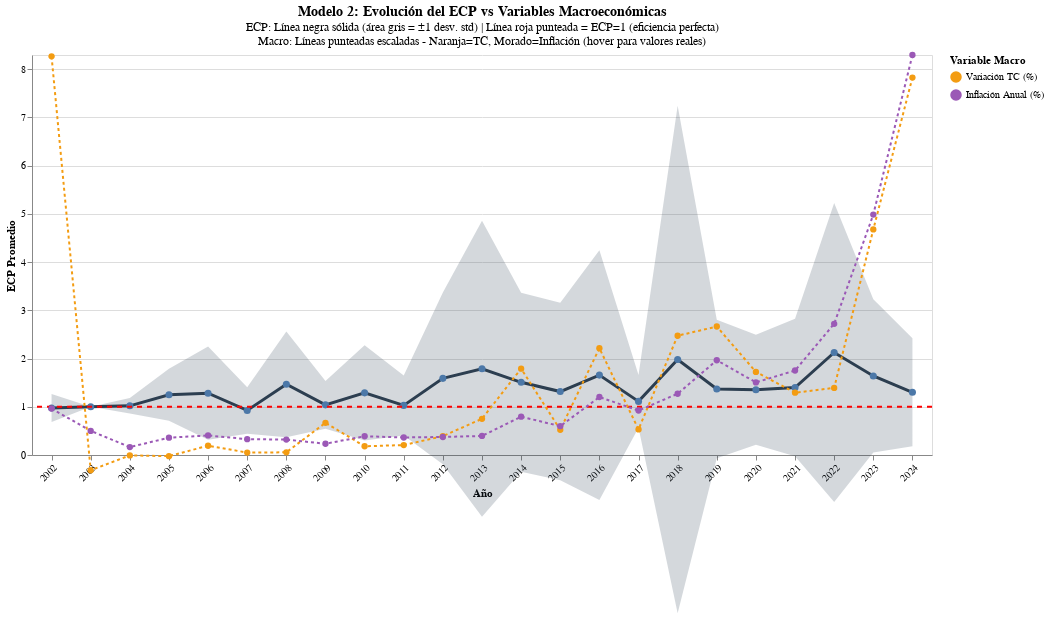

The notebook cell this image was saved under:
### Markdown cell above
## Insights Modelo 2 - Regresión/Clasificación de Eficiencia (ECP)

### Code cell
# ====================================================================
# VISUALIZACIÓN CORREGIDA: ECP + VARIABLES MACRO (AJUSTADA v2)
# ====================================================================

import altair as alt
import pandas as pd

# ══════════════════════════════════════════════════════════════════
# PREPARAR DATOS
# ══════════════════════════════════════════════════════════════════

# ECP por año
ecp_por_anio = df_modelo2.groupby('anio').agg({
    'ECP': ['mean', 'median', 'std', 'count']
}).reset_index()
ecp_por_anio.columns = ['anio', 'ecp_promedio', 'ecp_mediana', 'ecp_std', 'cantidad']

# Variables macro por año
macro_por_anio = df_modelo2.groupby('anio').agg({
    'tc_variacion_pct': 'first',
    'inflacion_anual_pct': 'first'
}).reset_index()

# Merge
datos_completos = ecp_por_anio.merge(macro_por_anio, on='anio')

# ══════════════════════════════════════════════════════════════════
# CALCULAR RANGO DINÁMICO PARA ECP
# ══════════════════════════════════════════════════════════════════

# Calcular límites de la banda (promedio ± std)
datos_completos['ecp_lower'] = datos_completos['ecp_promedio'] - datos_completos['ecp_std']
datos_completos['ecp_upper'] = datos_completos['ecp_promedio'] + datos_completos['ecp_std']

# Encontrar el rango total necesario
ecp_min_data = datos_completos['ecp_lower'].min()
ecp_max_data = datos_completos['ecp_upper'].max()

# Agregar margen del 10%
margen = (ecp_max_data - ecp_min_data) * 0.1
ecp_domain_min = max(0, ecp_min_data - margen)  # No menor a 0
ecp_domain_max = ecp_max_data + margen

print(f"📊 Rango ECP calculado: [{ecp_domain_min:.2f}, {ecp_domain_max:.2f}]")

# ══════════════════════════════════════════════════════════════════
# ESCALAR VARIABLES MACRO AL RANGO DE ECP
# ══════════════════════════════════════════════════════════════════

max_tc = datos_completos['tc_variacion_pct'].max()
max_inf = datos_completos['inflacion_anual_pct'].max()
max_macro = max(max_tc, max_inf)

# Escalar al rango del ECP
factor_escala = ecp_domain_max / max_macro

datos_completos['tc_escalado'] = datos_completos['tc_variacion_pct'] * factor_escala
datos_completos['inf_escalado'] = datos_completos['inflacion_anual_pct'] * factor_escala

print(f"📊 Factor de escala macro: {factor_escala:.4f}")
print(f"   (TC max {max_tc:.1f}% → {max_tc * factor_escala:.2f} en escala ECP)")

# ══════════════════════════════════════════════════════════════════
# GRÁFICO 1: BANDA DE DESVIACIÓN DEL ECP
# ══════════════════════════════════════════════════════════════════

band_ecp = alt.Chart(datos_completos).mark_area(
    opacity=0.2, 
    color='#2c3e50'
).encode(
    x=alt.X('anio:O', title='Año', axis=alt.Axis(labelAngle=-45)),
    y=alt.Y('ecp_lower:Q', 
            title='ECP Promedio',
            scale=alt.Scale(domain=[ecp_domain_min, ecp_domain_max])),
    y2='ecp_upper:Q'
)

# ══════════════════════════════════════════════════════════════════
# GRÁFICO 2: LÍNEA DE ECP PROMEDIO
# ══════════════════════════════════════════════════════════════════

line_ecp = alt.Chart(datos_completos).mark_line(
    point=alt.OverlayMarkDef(filled=True, size=50),
    size=3, 
    color='#2c3e50'
).encode(
    x=alt.X('anio:O'),
    y=alt.Y('ecp_promedio:Q', scale=alt.Scale(domain=[ecp_domain_min, ecp_domain_max])),
    tooltip=[
        alt.Tooltip('anio:O', title='Año'),
        alt.Tooltip('ecp_promedio:Q', format='.3f', title='ECP Promedio'),
        alt.Tooltip('ecp_std:Q', format='.3f', title='Desv. Std'),
        alt.Tooltip('cantidad:Q', title='N registros')
    ]
)

# ══════════════════════════════════════════════════════════════════
# GRÁFICO 3: LÍNEA DE REFERENCIA ECP = 1
# ══════════════════════════════════════════════════════════════════

rule_ecp = alt.Chart(pd.DataFrame({'y': [1]})).mark_rule(
    strokeDash=[5, 5], 
    color='red', 
    size=2
).encode(
    y=alt.Y('y:Q', scale=alt.Scale(domain=[ecp_domain_min, ecp_domain_max]))
)

# ══════════════════════════════════════════════════════════════════
# GRÁFICO 4: VARIABLES MACRO ESCALADAS
# ══════════════════════════════════════════════════════════════════

# Reshape para formato largo
macro_long = datos_completos.melt(
    id_vars=['anio', 'tc_variacion_pct', 'inflacion_anual_pct'],
    value_vars=['tc_escalado', 'inf_escalado'],
    var_name='variable',
    value_name='valor_escalado'
)

macro_long['variable_nombre'] = macro_long['variable'].map({
    'tc_escalado': 'Variación TC (%)',
    'inf_escalado': 'Inflación Anual (%)'
})

lines_macro = alt.Chart(macro_long).mark_line(
    point=alt.OverlayMarkDef(filled=True, size=40),
    size=2,
    strokeDash=[3, 3]
).encode(
    x=alt.X('anio:O'),
    y=alt.Y('valor_escalado:Q', 
            scale=alt.Scale(domain=[ecp_domain_min, ecp_domain_max])),
    color=alt.Color('variable_nombre:N',
                    title='Variable Macro',
                    scale=alt.Scale(
                        domain=['Variación TC (%)', 'Inflación Anual (%)'],
                        range=['#f39c12', '#9b59b6']
                    ),
                    legend=alt.Legend(orient='right')),
    tooltip=[
        alt.Tooltip('anio:O', title='Año'),
        alt.Tooltip('variable_nombre:N', title='Variable'),
        alt.Tooltip('tc_variacion_pct:Q', format='.1f', title='Var TC real (%)'),
        alt.Tooltip('inflacion_anual_pct:Q', format='.1f', title='Inflación real (%)')
    ]
)

# ══════════════════════════════════════════════════════════════════
# COMBINAR TODO
# ══════════════════════════════════════════════════════════════════

chart_combinado = (band_ecp + line_ecp + rule_ecp + lines_macro).properties(
    width=900,
    height=400,
    title=alt.TitleParams(
        text='Modelo 2: Evolución del ECP vs Variables Macroeconómicas',
        fontSize=14,
        fontWeight='bold',
        subtitle=[
            'ECP: Línea negra sólida (área gris = ±1 desv. std) | Línea roja punteada = ECP=1 (eficiencia perfecta)',
            'Macro: Líneas punteadas escaladas - Naranja=TC, Morado=Inflación (hover para valores reales)'
        ]
    )
)

chart_combinado

### Figure 1 — Vega-Lite specification as saved in the notebook (floating-point values rounded to 4 significant figures)
{"config": {"view": {"continuousWidth": 300, "continuousHeight": 300}}, "layer": [{"mark": {"type": "area", "color": "#2c3e50", "opacity": 0.2}, "encoding": {"x": {"axis": {"labelAngle": -45}, "field": "anio", "title": "Año", "type": "ordinal"}, "y": {"field": "ecp_lower", "scale": {"domain": [0, 8.293]}, "title": "ECP Promedio", "type": "quantitative"}, "y2": {"field": "ecp_upper"}}}, {"mark": {"type": "line", "color": "#2c3e50", "point": {"filled": true, "size": 50}, "size": 3}, "encoding": {"tooltip": [{"field": "anio", "title": "Año", "type": "ordinal"}, {"field": "ecp_promedio", "format": ".3f", "title": "ECP Promedio", "type": "quantitative"}, {"field": "ecp_std", "format": ".3f", "title": "Desv. Std", "type": "quantitative"}, {"field": "cantidad", "title": "N registros", "type": "quantitative"}], "x": {"field": "anio", "type": "ordinal"}, "y": {"field": "ecp_promedio", "scale": {"domain": [0, 8.293]}, "type": "quantitative"}}}, {"data": {"name": "data-719260942a763224059a586657358545"}, "mark": {"type": "rule", "color": "red", "size": 2, "strokeDash": [5, 5]}, "encoding": {"y": {"field": "y", "scale": {"domain": [0, 8.293]}, "type": "quantitative"}}}, {"data": {"name": "data-2895f77d8bd58bce63f048356fcfbfaa"}, "mark": {"type": "line", "point": {"filled": true, "size": 40}, "size": 2, "strokeDash": [3, 3]}, "encoding": {"color": {"field": "variable_nombre", "legend": {"orient": "right"}, "scale": {"domain": ["Variación TC (%)", "Inflación Anual (%)"], "range": ["#f39c12", "#9b59b6"]}, "title": "Variable Macro", "type": "nominal"}, "tooltip": [{"field": "anio", "title": "Año", "type": "ordinal"}, {"field": "variable_nombre", "title": "Variable", "type": "nominal"}, {"field": "tc_variacion_pct", "format": ".1f", "title": "Var TC real (%)", "type": "quantitative"}, {"field": "inflacion_anual_pct", "format": ".1f", "title": "Inflación real (%)", "type": "quantitative"}], "x": {"field": "anio", "type": "ordinal"}, "y": {"field": "valor_escalado", "scale": {"domain": [0, 8.293]}, "type": "quantitative"}}}], "data": {"name": "data-7efa89f48b97048b57cde5f427912628"}, "height": 400, "title": {"text": "Modelo 2: Evolución del ECP vs Variables Macroeconómicas", "fontSize": 14, "fontWeight": "bold", "subtitle": ["ECP: Línea negra sólida (área gris = ±1 desv. std) | Línea roja punteada = ECP=1 (eficiencia perfecta)", "Macro: Líneas punteadas escaladas - Naranja=TC, Morado=Inflación (hover para valores reales)"]}, "width": 900, "$schema": "https://vega.github.io/schema/vega-lite/v5.20.1.json", "datasets": {"data-7efa89f48b97048b57cde5f427912628": [{"anio": 2002, "ecp_promedio": 0.9746, "ecp_mediana": 1.0, "ecp_std": 0.2902, "cantidad": 11, "tc_variacion_pct": 222.2, "inflacion_anual_pct": 25.87, "ecp_lower": 0.6844, "ecp_upper": 1.265, "tc_escalado": 8.265, "inf_escalado": 0.962}, {"anio": 2003, "ecp_promedio": 1.0, "ecp_mediana": 1.0, "ecp_std": 0.0, "cantidad": 14, "tc_variacion_pct": -8.487, "inflacion_anual_pct": 13.44, "ecp_lower": 1.0, "ecp_upper": 1.0, "tc_escalado": -0.3156, "inf_escalado": 0.4999}, {"anio": 2004, "ecp_promedio": 1.019, "ecp_mediana": 1.0, "ecp_std": 0.1601, "cantidad": 13, "tc_variacion_pct": -0.2327, "inflacion_anual_pct": 4.416, "ecp_lower": 0.8591, "ecp_upper": 1.179, "tc_escalado": -0.008652, "inf_escalado": 0.1642}, {"anio": 2005, "ecp_promedio": 1.249, "ecp_mediana": 1.0, "ecp_std": 0.5401, "cantidad": 9, "tc_variacion_pct": -0.639, "inflacion_anual_pct": 9.642, "ecp_lower": 0.7091, "ecp_upper": 1.789, "tc_escalado": -0.02376, "inf_escalado": 0.3586}, {"anio": 2006, "ecp_promedio": 1.281, "ecp_mediana": 1.0, "ecp_std": 0.9668, "cantidad": 23, "tc_variacion_pct": 5.176, "inflacion_anual_pct": 10.9, "ecp_lower": 0.3137, "ecp_upper": 2.247, "tc_escalado": 0.1925, "inf_escalado": 0.4052}, {"anio": 2007, "ecp_promedio": 0.9244, "ecp_mediana": 1.0, "ecp_std": 0.4817, "cantidad": 20, "tc_variacion_pct": 1.346, "inflacion_anual_pct": 8.834, "ecp_lower": 0.4427, "ecp_upper": 1.406, "tc_escalado": 0.05007, "inf_escalado": 0.3285}, {"anio": 2008, "ecp_promedio": 1.466, "ecp_mediana": 1.0, "ecp_std": 1.096, "cantidad": 31, "tc_variacion_pct": 1.5, "inflacion_anual_pct": 8.584, "ecp_lower": 0.37, "ecp_upper": 2.562, "tc_escalado": 0.05577, "inf_escalado": 0.3192}, {"anio": 2009, "ecp_promedio": 1.039, "ecp_mediana": 1.0, "ecp_std": 0.4934, "cantidad": 27, "tc_variacion_pct": 17.95, "inflacion_anual_pct": 6.271, "ecp_lower": 0.5458, "ecp_upper": 1.533, "tc_escalado": 0.6676, "inf_escalado": 0.2332}, {"anio": 2010, "ecp_promedio": 1.288, "ecp_mediana": 1.0, "ecp_std": 0.9863, "cantidad": 34, "tc_variacion_pct": 4.889, "inflacion_anual_pct": 10.46, "ecp_lower": 0.3018, "ecp_upper": 2.274, "tc_escalado": 0.1818, "inf_escalado": 0.389}, {"anio": 2011, "ecp_promedio": 1.028, "ecp_mediana": 1.0, "ecp_std": 0.6217, "cantidad": 31, "tc_variacion_pct": 5.512, "inflacion_anual_pct": 9.775, "ecp_lower": 0.4066, "ecp_upper": 1.65, "tc_escalado": 0.205, "inf_escalado": 0.3635}, {"anio": 2012, "ecp_promedio": 1.589, "ecp_mediana": 1.0, "ecp_std": 1.78, "cantidad": 35, "tc_variacion_pct": 10.52, "inflacion_anual_pct": 10.04, "ecp_lower": -0.1914, "ecp_upper": 3.37, "tc_escalado": 0.3911, "inf_escalado": 0.3735}, {"anio": 2013, "ecp_promedio": 1.789, "ecp_mediana": 1.0, "ecp_std": 3.066, "cantidad": 43, "tc_variacion_pct": 20.18, "inflacion_anual_pct": 10.62, "ecp_lower": -1.278, "ecp_upper": 4.855, "tc_escalado": 0.7506, "inf_escalado": 0.3949}, {"anio": 2014, "ecp_promedio": 1.507, "ecp_mediana": 1.0, "ecp_std": 1.854, "cantidad": 64, "tc_variacion_pct": 48.14, "inflacion_anual_pct": 21.36, "ecp_lower": -0.347, "ecp_upper": 3.361, "tc_escalado": 1.79, "inf_escalado": 0.7943}, {"anio": 2015, "ecp_promedio": 1.315, "ecp_mediana": 1.0, "ecp_std": 1.84, "cantidad": 59, "tc_variacion_pct": 14.09, "inflacion_anual_pct": 16.07, "ecp_lower": -0.5243, "ecp_upper": 3.155, "tc_escalado": 0.5239, "inf_escalado": 0.5977}, {"anio": 2016, "ecp_promedio": 1.656, "ecp_mediana": 1.0, "ecp_std": 2.587, "cantidad": 51, "tc_variacion_pct": 59.53, "inflacion_anual_pct": 32.32, "ecp_lower": -0.931, "ecp_upper": 4.243, "tc_escalado": 2.214, "inf_escalado": 1.202}, {"anio": 2017, "ecp_promedio": 1.111, "ecp_mediana": 1.0, "ecp_std": 0.5482, "cantidad": 32, "tc_variacion_pct": 14.28, "inflacion_anual_pct": 24.79, "ecp_lower": 0.5632, "ecp_upper": 1.66, "tc_escalado": 0.5312, "inf_escalado": 0.922}, {"anio": 2018, "ecp_promedio": 1.981, "ecp_mediana": 1.0, "ecp_std": 5.26, "cantidad": 38, "tc_variacion_pct": 66.49, "inflacion_anual_pct": 34.15, "ecp_lower": -3.279, "ecp_upper": 7.241, "tc_escalado": 2.473, "inf_escalado": 1.27}, {"anio": 2019, "ecp_promedio": 1.368, "ecp_mediana": 1.0, "ecp_std": 1.437, "cantidad": 39, "tc_variacion_pct": 71.62, "inflacion_anual_pct": 52.8, "ecp_lower": -0.06821, "ecp_upper": 2.805, "tc_escalado": 2.663, "inf_escalado": 1.964}, {"anio": 2020, "ecp_promedio": 1.351, "ecp_mediana": 1.0, "ecp_std": 1.14, "cantidad": 37, "tc_variacion_pct": 46.34, "inflacion_anual_pct": 40.48, "ecp_lower": 0.211, "ecp_upper": 2.491, "tc_escalado": 1.723, "inf_escalado": 1.505}, {"anio": 2021, "ecp_promedio": 1.398, "ecp_mediana": 1.0, "ecp_std": 1.426, "cantidad": 75, "tc_variacion_pct": 34.73, "inflacion_anual_pct": 47.1, "ecp_lower": -0.02819, "ecp_upper": 2.824, "tc_escalado": 1.291, "inf_escalado": 1.752}, {"anio": 2022, "ecp_promedio": 2.125, "ecp_mediana": 1.0, "ecp_std": 3.098, "cantidad": 121, "tc_variacion_pct": 37.42, "inflacion_anual_pct": 73.13, "ecp_lower": -0.9727, "ecp_upper": 5.222, "tc_escalado": 1.392, "inf_escalado": 2.719}, {"anio": 2023, "ecp_promedio": 1.639, "ecp_mediana": 1.0, "ecp_std": 1.588, "cantidad": 116, "tc_variacion_pct": 125.7, "inflacion_anual_pct": 134.0, "ecp_lower": 0.05019, "ecp_upper": 3.227, "tc_escalado": 4.676, "inf_escalado": 4.985}, {"anio": 2024, "ecp_promedio": 1.3, "ecp_mediana": 1.0, "ecp_std": 1.121, "cantidad": 90, "tc_variacion_pct": 210.4, "inflacion_anual_pct": 223.0, "ecp_lower": 0.1789, "ecp_upper": 2.421, "tc_escalado": 7.825, "inf_escalado": 8.293}], "data-719260942a763224059a586657358545": [{"y": 1}], "data-2895f77d8bd58bce63f048356fcfbfaa": [{"anio": 2002, "tc_variacion_pct": 222.2, "inflacion_anual_pct": 25.87, "variable": "tc_escalado", "valor_escalado": 8.265, "variable_nombre": "Variación TC (%)"}, {"anio": 2003, "tc_variacion_pct": -8.487, "inflacion_anual_pct": 13.44, "variable": "tc_escalado", "valor_escalado": -0.3156, "variable_nombre": "Variación TC (%)"}, {"anio": 2004, "tc_variacion_pct": -0.2327, "inflacion_anual_pct": 4.416, "variable": "tc_escalado", "valor_escalado": -0.008652, "variable_nombre": "Variación TC (%)"}, {"anio": 2005, "tc_variacion_pct": -0.639, "inflacion_anual_pct": 9.642, "variable": "tc_escalado", "valor_escalado": -0.02376, "variable_nombre": "Variación TC (%)"}, {"anio": 2006, "tc_variacion_pct": 5.176, "inflacion_anual_pct": 10.9, "variable": "tc_escalado", "valor_escalado": 0.1925, "variable_nombre": "Variación TC (%)"}, {"anio": 2007, "tc_variacion_pct": 1.346, "inflacion_anual_pct": 8.834, "variable": "tc_escalado", "valor_escalado": 0.05007, "variable_nombre": "Variación TC (%)"}, {"anio": 2008, "tc_variacion_pct": 1.5, "inflacion_anual_pct": 8.584, "variable": "tc_escalado", "valor_escalado": 0.05577, "variable_nombre": "Variación TC (%)"}, {"anio": 2009, "tc_variacion_pct": 17.95, "inflacion_anual_pct": 6.271, "variable": "tc_escalado", "valor_escalado": 0.6676, "variable_nombre": "Variación TC (%)"}, {"anio": 2010, "tc_variacion_pct": 4.889, "inflacion_anual_pct": 10.46, "variable": "tc_escalado", "valor_escalado": 0.1818, "variable_nombre": "Variación TC (%)"}, {"anio": 2011, "tc_variacion_pct": 5.512, "inflacion_anual_pct": 9.775, "variable": "tc_escalado", "valor_escalado": 0.205, "variable_nombre": "Variación TC (%)"}, {"anio": 2012, "tc_variacion_pct": 10.52, "inflacion_anual_pct": 10.04, "variable": "tc_escalado", "valor_escalado": 0.3911, "variable_nombre": "Variación TC (%)"}, {"anio": 2013, "tc_variacion_pct": 20.18, "inflacion_anual_pct": 10.62, "variable": "tc_escalado", "valor_escalado": 0.7506, "variable_nombre": "Variación TC (%)"}, {"anio": 2014, "tc_variacion_pct": 48.14, "inflacion_anual_pct": 21.36, "variable": "tc_escalado", "valor_escalado": 1.79, "variable_nombre": "Variación TC (%)"}, {"anio": 2015, "tc_variacion_pct": 14.09, "inflacion_anual_pct": 16.07, "variable": "tc_escalado", "valor_escalado": 0.5239, "variable_nombre": "Variación TC (%)"}, {"anio": 2016, "tc_variacion_pct": 59.53, "inflacion_anual_pct": 32.32, "variable": "tc_escalado", "valor_escalado": 2.214, "variable_nombre": "Variación TC (%)"}, {"anio": 2017, "tc_variacion_pct": 14.28, "inflacion_anual_pct": 24.79, "variable": "tc_escalado", "valor_escalado": 0.5312, "variable_nombre": "Variación TC (%)"}, {"anio": 2018, "tc_variacion_pct": 66.49, "inflacion_anual_pct": 34.15, "variable": "tc_escalado", "valor_escalado": 2.473, "variable_nombre": "Variación TC (%)"}, {"anio": 2019, "tc_variacion_pct": 71.62, "inflacion_anual_pct": 52.8, "variable": "tc_escalado", "valor_escalado": 2.663, "variable_nombre": "Variación TC (%)"}, {"anio": 2020, "tc_variacion_pct": 46.34, "inflacion_anual_pct": 40.48, "variable": "tc_escalado", "valor_escalado": 1.723, "variable_nombre": "Variación TC (%)"}, {"anio": 2021, "tc_variacion_pct": 34.73, "inflacion_anual_pct": 47.1, "variable": "tc_escalado", "valor_escalado": 1.291, "variable_nombre": "Variación TC (%)"}, {"anio": 2022, "tc_variacion_pct": 37.42, "inflacion_anual_pct": 73.13, "variable": "tc_escalado", "valor_escalado": 1.392, "variable_nombre": "Variación TC (%)"}, {"anio": 2023, "tc_variacion_pct": 125.7, "inflacion_anual_pct": 134.0, "variable": "tc_escalado", "valor_escalado": 4.676, "variable_nombre": "Variación TC (%)"}, {"anio": 2024, "tc_variacion_pct": 210.4, "inflacion_anual_pct": 223.0, "variable": "tc_escalado", "valor_escalado": 7.825, "variable_nombre": "Variación TC (%)"}, {"anio": 2002, "tc_variacion_pct": 222.2, "inflacion_anual_pct": 25.87, "variable": "inf_escalado", "valor_escalado": 0.962, "variable_nombre": "Inflación Anual (%)"}, {"anio": 2003, "tc_variacion_pct": -8.487, "inflacion_anual_pct": 13.44, "variable": "inf_escalado", "valor_escalado": 0.4999, "variable_nombre": "Inflación Anual (%)"}, {"anio": 2004, "tc_variacion_pct": -0.2327, "inflacion_anual_pct": 4.416, "variable": "inf_escalado", "valor_escalado": 0.1642, "variable_nombre": "Inflación Anual (%)"}, {"anio": 2005, "tc_variacion_pct": -0.639, "inflacion_anual_pct": 9.642, "variable": "inf_escalado", "valor_escalado": 0.3586, "variable_nombre": "Inflación Anual (%)"}, {"anio": 2006, "tc_variacion_pct": 5.176, "inflacion_anual_pct": 10.9, "variable": "inf_escalado", "valor_escalado": 0.4052, "variable_nombre": "Inflación Anual (%)"}, {"anio": 2007, "tc_variacion_pct": 1.346, "inflacion_anual_pct": 8.834, "variable": "inf_escalado", "valor_escalado": 0.3285, "variable_nombre": "Inflación Anual (%)"}, {"anio": 2008, "tc_variacion_pct": 1.5, "inflacion_anual_pct": 8.584, "variable": "inf_escalado", "valor_escalado": 0.3192, "variable_nombre": "Inflación Anual (%)"}, {"anio": 2009, "tc_variacion_pct": 17.95, "inflacion_anual_pct": 6.271, "variable": "inf_escalado", "valor_escalado": 0.2332, "variable_nombre": "Inflación Anual (%)"}, {"anio": 2010, "tc_variacion_pct": 4.889, "inflacion_anual_pct": 10.46, "variable": "inf_escalado", "valor_escalado": 0.389, "variable_nombre": "Inflación Anual (%)"}, {"anio": 2011, "tc_variacion_pct": 5.512, "inflacion_anual_pct": 9.775, "variable": "inf_escalado", "valor_escalado": 0.3635, "variable_nombre": "Inflación Anual (%)"}, {"anio": 2012, "tc_variacion_pct": 10.52, "inflacion_anual_pct": 10.04, "variable": "inf_escalado", "valor_escalado": 0.3735, "variable_nombre": "Inflación Anual (%)"}, {"anio": 2013, "tc_variacion_pct": 20.18, "inflacion_anual_pct": 10.62, "variable": "inf_escalado", "valor_escalado": 0.3949, "variable_nombre": "Inflación Anual (%)"}, {"anio": 2014, "tc_variacion_pct": 48.14, "inflacion_anual_pct": 21.36, "variable": "inf_escalado", "valor_escalado": 0.7943, "variable_nombre": "Inflación Anual (%)"}, {"anio": 2015, "tc_variacion_pct": 14.09, "inflacion_anual_pct": 16.07, "variable": "inf_escalado", "valor_escalado": 0.5977, "variable_nombre": "Inflación Anual (%)"}, {"anio": 2016, "tc_variacion_pct": 59.53, "inflacion_anual_pct": 32.32, "variable": "inf_escalado", "valor_escalado": 1.202, "variable_nombre": "Inflación Anual (%)"}, {"anio": 2017, "tc_variacion_pct": 14.28, "inflacion_anual_pct": 24.79, "variable": "inf_escalado", "valor_escalado": 0.922, "variable_nombre": "Inflación Anual (%)"}, {"anio": 2018, "tc_variacion_pct": 66.49, "inflacion_anual_pct": 34.15, "variable": "inf_escalado", "valor_escalado": 1.27, "variable_nombre": "Inflación Anual (%)"}, {"anio": 2019, "tc_variacion_pct": 71.62, "inflacion_anual_pct": 52.8, "variable": "inf_escalado", "valor_escalado": 1.964, "variable_nombre": "Inflación Anual (%)"}, {"anio": 2020, "tc_variacion_pct": 46.34, "inflacion_anual_pct": 40.48, "variable": "inf_escalado", "valor_escalado": 1.505, "variable_nombre": "Inflación Anual (%)"}, {"anio": 2021, "tc_variacion_pct": 34.73, "inflacion_anual_pct": 47.1, "variable": "inf_escalado", "valor_escalado": 1.752, "variable_nombre": "Inflación Anual (%)"}, {"anio": 2022, "tc_variacion_pct": 37.42, "inflacion_anual_pct": 73.13, "variable": "inf_escalado", "valor_escalado": 2.719, "variable_nombre": "Inflación Anual (%)"}, {"anio": 2023, "tc_variacion_pct": 125.7, "inflacion_anual_pct": 134.0, "variable": "inf_escalado", "valor_escalado": 4.985, "variable_nombre": "Inflación Anual (%)"}, {"anio": 2024, "tc_variacion_pct": 210.4, "inflacion_anual_pct": 223.0, "variable": "inf_escalado", "valor_escalado": 8.293, "variable_nombre": "Inflación Anual (%)"}]}}
